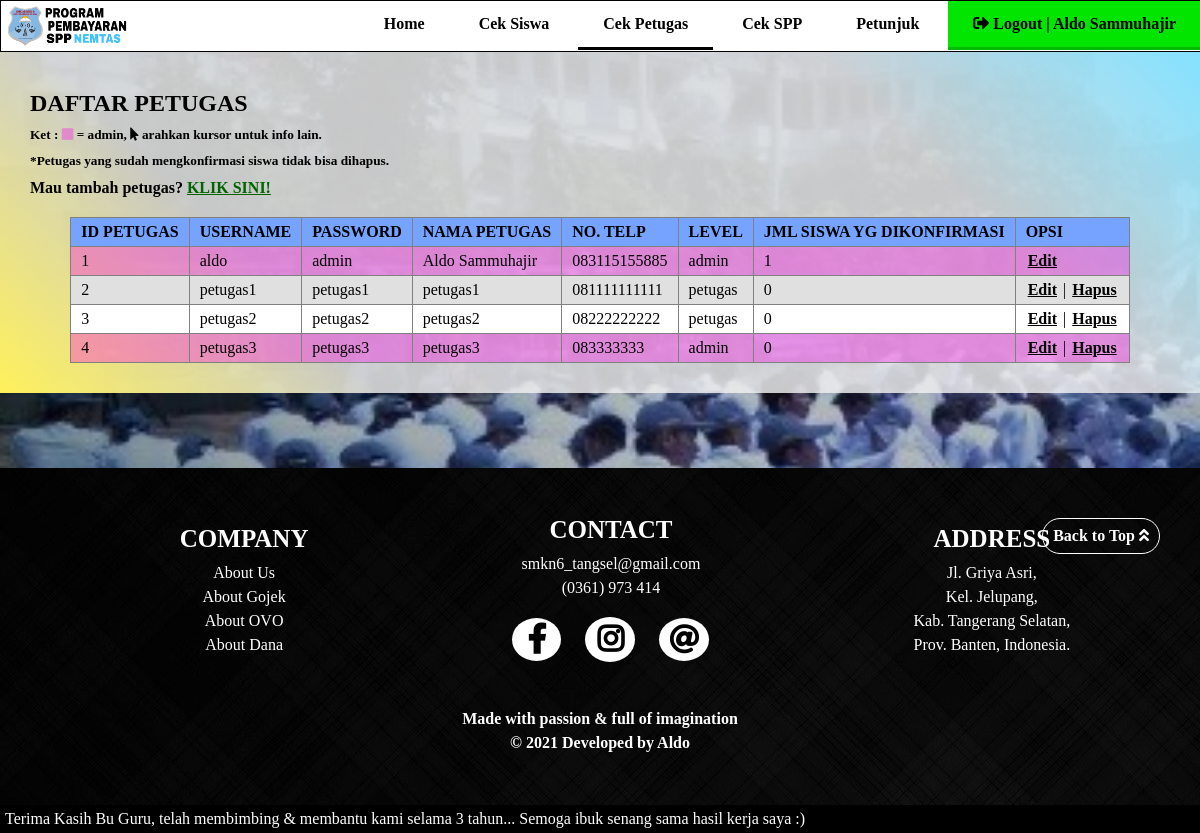
The app's page /petugas/info_petugas.php (signed in) with its own data.
### tables this page shows
CREATE TABLE `petugas` (
  `id_petugas` int(11) NOT NULL,
  `username` varchar(25) NOT NULL,
  `password` varchar(32) NOT NULL,
  `nama_petugas` varchar(35) NOT NULL,
  `no_telp_petugas` varchar(15) NOT NULL,
  `level` enum('admin','petugas') NOT NULL
);

### petugas/info_petugas.php (the view, shortened to what this page needs)
<?php
include '../action/koneksi.php';
?>
<!DOCTYPE html>
<html>
<head>
	<link rel="stylesheet" type="text/css" href="../this.css">
	<link rel="stylesheet" type="text/css" href="this_petugas.css">
	<link rel="stylesheet" type="text/css" href="../font-awesome/css/fontawesome.css">
	<link rel="stylesheet" type="text/css" href="../font-awesome/css/brands.css">
	<link rel="stylesheet" type="text/css" href="../font-awesome/css/solid.css">
</head>
<body>
	<nav>
		<a href="index.php" title="Program Pembayaran SPP Nemtas"><img src="../img/logo_program.png"></a>
		<ul>
			<li><a href="petugas.php?kategori=bayarspp">Home</a></li>
			<li><a href="info_siswa.php">Cek Siswa</a></li>
			<?php
			if ($_SESSION['level'] == 'admin') {
			?>
				<li style="border-bottom: solid;"><a href="info_petugas.php">Cek Petugas</a></li>
			<?php
			}
			?>
			<li><a href="info_spp.php">Cek SPP</a></li>
			<li><a href="petunjuk_petugas.php">Petunjuk</a></li>
			<li style="background-color: #01E500FF; border-bottom: solid; border-color: #00BB04FF;"><a href="../action/logout_proses.php"><i class="fas fa-sign-out-alt"></i> Logout | <?php echo $_SESSION['nama_petugas']; ?></a></li>
		</ul>
	</nav>
	<div class="container5">
		<h2>DAFTAR PETUGAS</h2>
		<h5>Ket : <i class="fas fa-square" style="color: #FF00E656;"></i> = admin, <i class="fas fa-mouse-pointer"></i> arahkan kursor untuk info lain.</h5>
		<h5>*Petugas yang sudah mengkonfirmasi siswa tidak bisa dihapus.</h5>
		<h4>Mau tambah petugas? <a href="tambah_petugas.php">KLIK SINI!</a></h4>
		<table border="1">
			<tr style="background-color: #75A3FFFF; font-weight: bold;">
				<td>ID PETUGAS</td>
				<td>USERNAME</td>
				<td>PASSWORD</td>
				<td>NAMA PETUGAS</td>
				<td>NO. TELP</td>
				<td>LEVEL</td>
				<td>JML SISWA YG DIKONFIRMASI </td>
				<td>OPSI</td>
			</tr>
			<?php
			if (isset($_GET['info'])) {
				$id_petugas = $_GET['info'];
				$select1 = mysqli_query($connect, "SELECT * FROM petugas WHERE id_petugas='$id_petugas'");
			} else {
				$select1 = mysqli_query($connect, "SELECT * FROM petugas");
			}
			while ($data1 = mysqli_fetch_array($select1)) {
				$select2 = mysqli_query($connect, "SELECT * FROM pembayaran WHERE id_petugas='$data1[id_petugas]'");
				$jml_konf = mysqli_num_rows($select2);
			?>
				<tr <?php
						if ($data1['level'] == 'admin') {
						?> style="background-color: #FF00E656;" <?php
																			}
																				?>>
					<td><?= $data1['id_petugas']; ?></td>
					<td><?= $data1['username']; ?></td>
					<td><?= $data1['password']; ?></td>
					<td><?= $data1['nama_petugas']; ?></td>
					<td><?= $data1['no_telp_petugas']; ?></td>
					<td><?= $data1['level']; ?></td>
					<td><?= $jml_konf; ?></td>
					<td><a class="konfirmasi" href="edit_petugas.php?info=<?= $data1['id_petugas']; ?>">Edit</a>
						<?php
						if ($jml_konf == 0) {
						?>
							| <a class="batal" href="../action/hapus_petugas_proses.php?info=<?= $data1['id_petugas']; ?>" onclick="return confirm('Apakah anda ingin menghapus data ini?')" ;>Hapus</a>
						<?php
						}
						?>
					</td>
				</tr>
			<?php
			}
			?>
		</table>
	</div>
	<?php
	include '../footer.php';
	?>
</body>
</html>

### this.css (style rules this page uses)
* { margin: 0; padding: 0; text-decoration: none; scroll-behavior: smooth; }
body { background-image: url("img/gedung_smk_blur.jpg"); background-attachment: fixed; background-repeat: no-repeat; background-size: cover; }
nav { position: fixed; top: 0; background-color: white; width: 100%; font-family: Tahoma; border: solid 1px; height: 50px; overflow: hidden; z-index: 99; }
nav img { float: left; height: 50px; }
nav ul { float: right; }
nav ul li { position: relative; display: inline-block; }
nav ul li a { display: block; padding: 14px 25px; color: black; font-weight: bold; transition: 0.5s; }
nav ul li a i { transition: 0.5s; }

### petugas/this_petugas.css (style rules this page uses)
.container5 { margin-top: 50px; background: linear-gradient(45deg, #FFF15BFF, #EFEFEFD4, #EFEFEFD4, #EFEFEFD4, #84E2FFFF); padding: 30px; }
.container5 h2 { margin-top: 10px; font-family: Tahoma; }
.container5 h5 { margin-top: 10px; }
.container5 h4 { margin-top: 10px; }
.container5 h4 a { text-decoration: underline; color: darkgreen; }
.container5 table { margin: auto; margin-top: 20px; border-collapse: collapse; }
.container5 table tr:nth-child(odd) { background-color: #E0E0E0FF; }
.container5 table tr:nth-child(even) { background-color: white; }
.container5 table tr td { padding: 5px 10px; }
.container5 table tr td a { padding: 2px; border-radius: 2px; color: black; font-weight: bold; text-decoration: underline; }

### records on screen
petugas: id_petugas "1", username "aldo", password "admin", nama_petugas "Aldo Sammuhajir", no_telp_petugas "083115155885", level "admin", jml_konf "1"
petugas: id_petugas "2", username "petugas1", password "petugas1", nama_petugas "petugas1", no_telp_petugas "081111111111", level "petugas", jml_konf "0"
petugas: id_petugas "3", username "petugas2", password "petugas2", nama_petugas "petugas2", no_telp_petugas "08222222222", level "petugas", jml_konf "0"
petugas: id_petugas "4", username "petugas3", password "petugas3", nama_petugas "petugas3", no_telp_petugas "083333333", level "admin", jml_konf "0"

### other values on screen
$_SESSION['nama_petugas'] "Aldo Sammuhajir"
